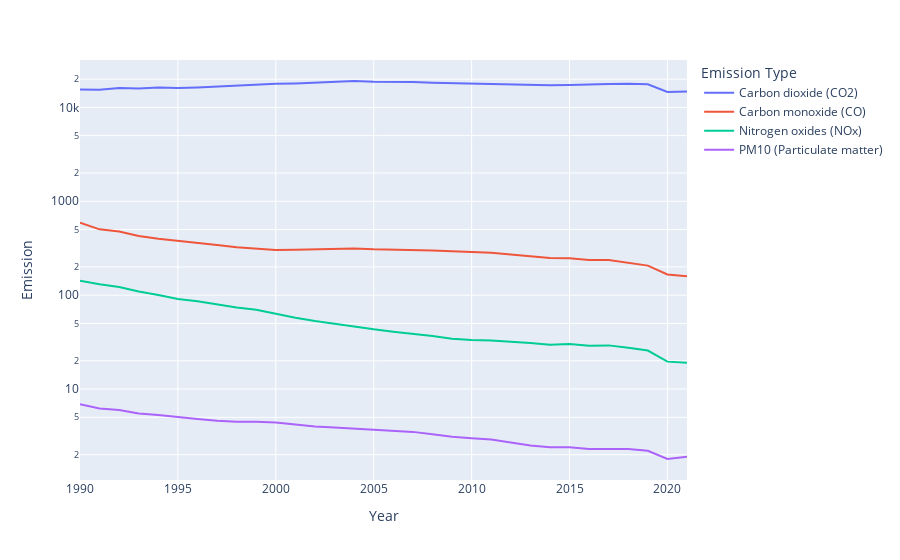

The code cell stored with this chart in its notebook:
### Code cell
px.line(car_data, x="Year", y="Emission", color="Emission Type", log_y=True)

### Figure 1 — Plotly figure (JSON) as saved in the notebook; plotly's stock layout.template omitted (floating-point values rounded to 4 significant figures)
{"data": [{"hovertemplate": "Emission Type=Carbon dioxide (CO2)<br>Year=%{x}<br>Emission=%{y}<extra></extra>", "legendgroup": "Carbon dioxide (CO2)", "line": {"color": "#636efa", "dash": "solid"}, "marker": {"symbol": "circle"}, "mode": "lines", "name": "Carbon dioxide (CO2)", "orientation": "v", "showlegend": true, "type": "scatter", "x": [1990, 1991, 1992, 1993, 1994, 1995, 1996, 1997, 1998, 1999, 2000, 2001, 2002, 2003, 2004, 2005, 2006, 2007, 2008, 2009, 2010, 2011, 2012, 2013, 2014, 2015, 2016, 2017, 2018, 2019, 2020, 2021], "xaxis": "x", "y": [15500, 15400, 16100, 15900, 16300, 16100, 16300, 16700, 17000, 17700, 17800, 18000, 18400, 18600, 19100, 18800, 18800, 18600, 18300, 18100, 18000, 17900, 17600, 17400, 17200, 17300, 17600, 17700, 17800, 17600, 14600, 14800], "yaxis": "y"}, {"hovertemplate": "Emission Type=Carbon monoxide (CO)<br>Year=%{x}<br>Emission=%{y}<extra></extra>", "legendgroup": "Carbon monoxide (CO)", "line": {"color": "#EF553B", "dash": "solid"}, "marker": {"symbol": "circle"}, "mode": "lines", "name": "Carbon monoxide (CO)", "orientation": "v", "showlegend": true, "type": "scatter", "x": [1990, 1991, 1992, 1993, 1994, 1995, 1996, 1997, 1998, 1999, 2000, 2001, 2002, 2003, 2004, 2005, 2006, 2007, 2008, 2009, 2010, 2011, 2012, 2013, 2014, 2015, 2016, 2017, 2018, 2019, 2020, 2021], "xaxis": "x", "y": [592.8, 502.6, 475.4, 427, 398.2, 379.5, 364.5, 342.4, 323.8, 316.1, 303.4, 304.6, 309.7, 313.1, 314.9, 307.8, 305.2, 308.2, 300, 294.3, 289.9, 283.3, 271.9, 262.8, 249.5, 246.7, 236.8, 237.6, 221.5, 206.4, 166.1, 159], "yaxis": "y"}, {"hovertemplate": "Emission Type=Nitrogen oxides (NOx)<br>Year=%{x}<br>Emission=%{y}<extra></extra>", "legendgroup": "Nitrogen oxides (NOx)", "line": {"color": "#00cc96", "dash": "solid"}, "marker": {"symbol": "circle"}, "mode": "lines", "name": "Nitrogen oxides (NOx)", "orientation": "v", "showlegend": true, "type": "scatter", "x": [1990, 1991, 1992, 1993, 1994, 1995, 1996, 1997, 1998, 1999, 2000, 2001, 2002, 2003, 2004, 2005, 2006, 2007, 2008, 2009, 2010, 2011, 2012, 2013, 2014, 2015, 2016, 2017, 2018, 2019, 2020, 2021], "xaxis": "x", "y": [142.7, 130.4, 121.9, 109.3, 100.6, 91.2, 86.2, 79.5, 73.8, 70.1, 63, 57.5, 53.1, 49.5, 46.9, 43.3, 40.9, 39.1, 36.7, 34.4, 33.3, 32.9, 32.1, 30.9, 29.7, 30.2, 28.9, 29.2, 27.6, 25.7, 19.6, 19.1], "yaxis": "y"}, {"hovertemplate": "Emission Type=PM10 (Particulate matter)<br>Year=%{x}<br>Emission=%{y}<extra></extra>", "legendgroup": "PM10 (Particulate matter)", "line": {"color": "#ab63fa", "dash": "solid"}, "marker": {"symbol": "circle"}, "mode": "lines", "name": "PM10 (Particulate matter)", "orientation": "v", "showlegend": true, "type": "scatter", "x": [1990, 1991, 1992, 1993, 1994, 1995, 1996, 1997, 1998, 1999, 2000, 2001, 2002, 2003, 2004, 2005, 2006, 2007, 2008, 2009, 2010, 2011, 2012, 2013, 2014, 2015, 2016, 2017, 2018, 2019, 2020, 2021], "xaxis": "x", "y": [6.9, 6.2, 6, 5.5, 5.3, 5, 4.8, 4.6, 4.5, 4.5, 4.4, 4.2, 4, 3.9, 3.8, 3.7, 3.6, 3.5, 3.3, 3.1, 3, 2.9, 2.7, 2.5, 2.4, 2.4, 2.3, 2.3, 2.3, 2.2, 1.8, 1.9], "yaxis": "y"}], "layout": {"autosize": true, "legend": {"title": {"text": "Emission Type"}, "tracegroupgap": 0}, "margin": {"t": 60}, "xaxis": {"anchor": "y", "autorange": true, "domain": [0, 1], "range": [1990, 2021], "title": {"text": "Year"}, "type": "linear"}, "yaxis": {"anchor": "x", "autorange": true, "domain": [0, 1], "range": [0.03162, 4.505], "title": {"text": "Emission"}, "type": "log"}}}
